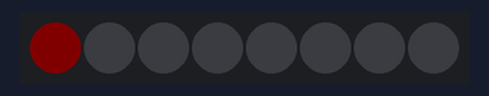
Bench run of a sketch on a simulated Arduino Uno, built with avr-gcc and run on an emulated ATmega328P. Shown: 8 RGB LEDs in strip order, left to right. Dim RGB values are drawn brighter than linear.

Above: at 0.05 s.
At 0.45 s:
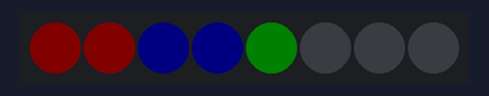
At 0.95 s:
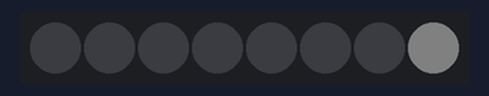
At 1.45 s:
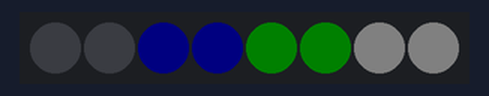
At 1.96 s:
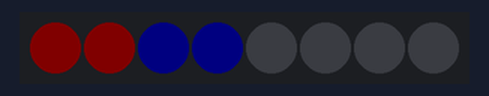
Timing chart, 0 to 40.0 s (numbered marks = the images above):
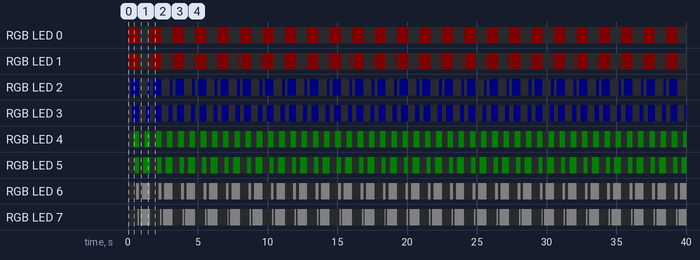

The sketch:

prog_led.ino
```cpp
#include <Adafruit_NeoPixel.h>

#define RGB_CONTROL_PIN A0
#define NO_OF_LEDS 8
#define POWER_MAX 5

Adafruit_NeoPixel xProgLed = Adafruit_NeoPixel(NO_OF_LEDS, RGB_CONTROL_PIN, NEO_GRB + NEO_KHZ800);

void setup()
{
  xProgLed.begin();
  xProgLed.show();
}

void loop()
{
  for (int i{0}; i < NO_OF_LEDS; ++i)
  {
    if (i < NO_OF_LEDS / 4)
      xProgLed.setPixelColor(i, xProgLed.Color(POWER_MAX, 0, 0));
    else if (i < 2*NO_OF_LEDS / 4)
      xProgLed.setPixelColor(i, xProgLed.Color(0, 0, POWER_MAX));
    else if (i < 3*NO_OF_LEDS / 4)
      xProgLed.setPixelColor(i, xProgLed.Color(0, POWER_MAX, 0));
    else
      xProgLed.setPixelColor(i, xProgLed.Color(POWER_MAX, POWER_MAX, POWER_MAX));

    xProgLed.show();
    delay(100);
  }

  xProgLed.clear();

  for (int i{NO_OF_LEDS}; i > 0; --i)
  {
    if (i < NO_OF_LEDS / 4)
      xProgLed.setPixelColor(i, xProgLed.Color(POWER_MAX, 0, 0));
    else if (i < 2*NO_OF_LEDS / 4)
      xProgLed.setPixelColor(i, xProgLed.Color(0, 0, POWER_MAX));
    else if (i < 3*NO_OF_LEDS / 4)
      xProgLed.setPixelColor(i, xProgLed.Color(0, POWER_MAX, 0));
    else
      xProgLed.setPixelColor(i, xProgLed.Color(POWER_MAX, POWER_MAX, POWER_MAX));

    xProgLed.show();
    delay(100);
  }

  xProgLed.clear();
}
```

Measured:
- by itself, RGB LED 0: alternates RGB(5, 0, 0) for 0.80 s and off for 0.80 s
- by itself, RGB LED 1: repeats every 1.6 s: off 0.70 s, RGB(5, 0, 0) 0.10 s, off 0.10 s, RGB(5, 0, 0) 0.70 s
- by itself, RGB LED 2: repeats every 1.6 s: off 0.60 s, RGB(0, 0, 5) 0.20 s, off 0.20 s, RGB(0, 0, 5) 0.60 s
- by itself, RGB LED 3: repeats every 1.6 s: off 0.50 s, RGB(0, 0, 5) 0.30 s, off 0.30 s, RGB(0, 0, 5) 0.50 s
- by itself, RGB LED 4: alternates RGB(0, 5, 0) for 0.40 s and off for 0.40 s
- by itself, RGB LED 5: repeats every 1.6 s: off 0.30 s, RGB(0, 5, 0) 0.50 s, off 0.50 s, RGB(0, 5, 0) 0.30 s
- by itself, RGB LED 6: repeats every 1.6 s: off 0.20 s, RGB(5, 5, 5) 0.60 s, off 0.60 s, RGB(5, 5, 5) 0.20 s
- by itself, RGB LED 7: repeats every 1.6 s: off 0.10 s, RGB(5, 5, 5) 0.70 s, off 0.70 s, RGB(5, 5, 5) 0.10 s
